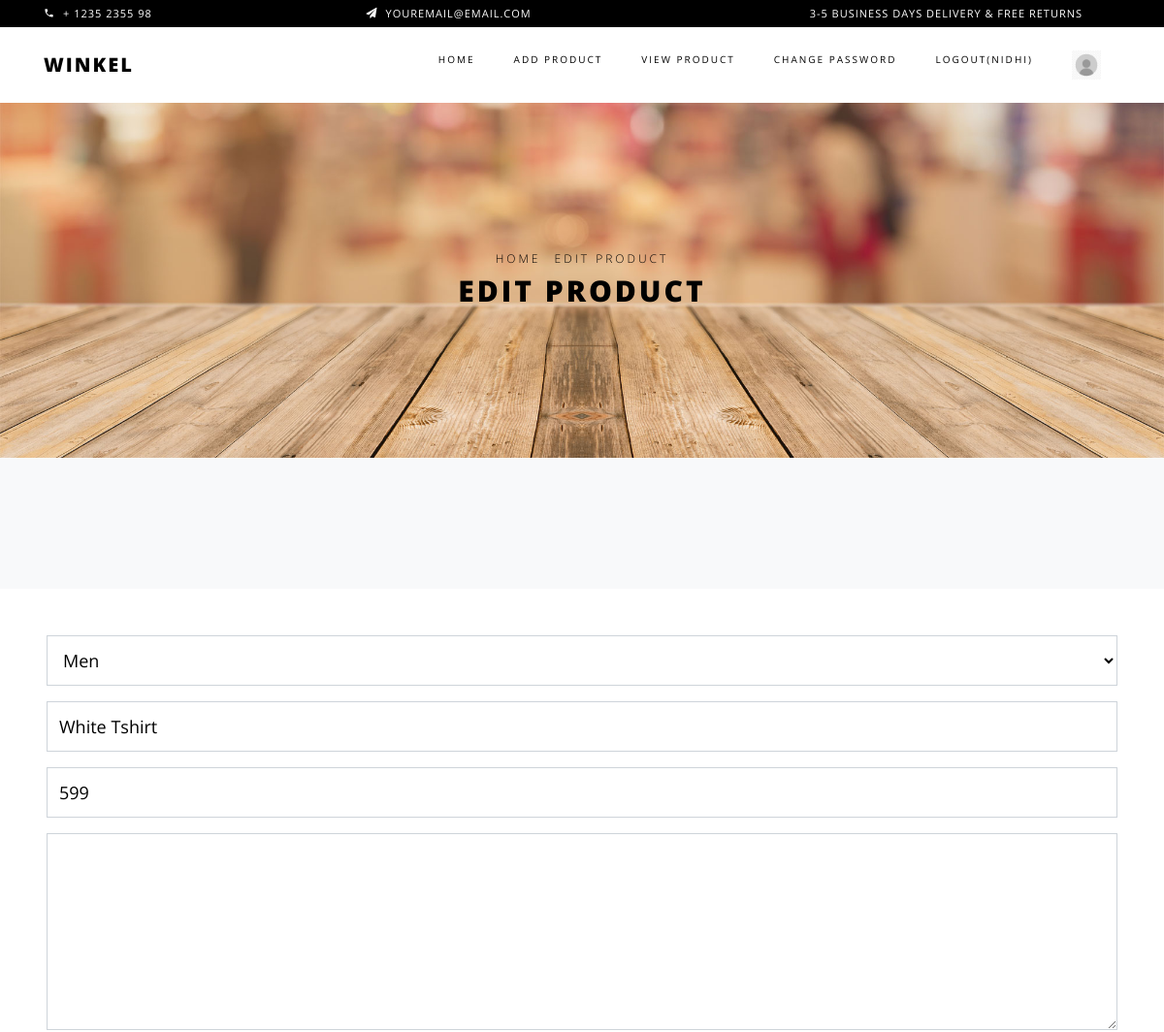
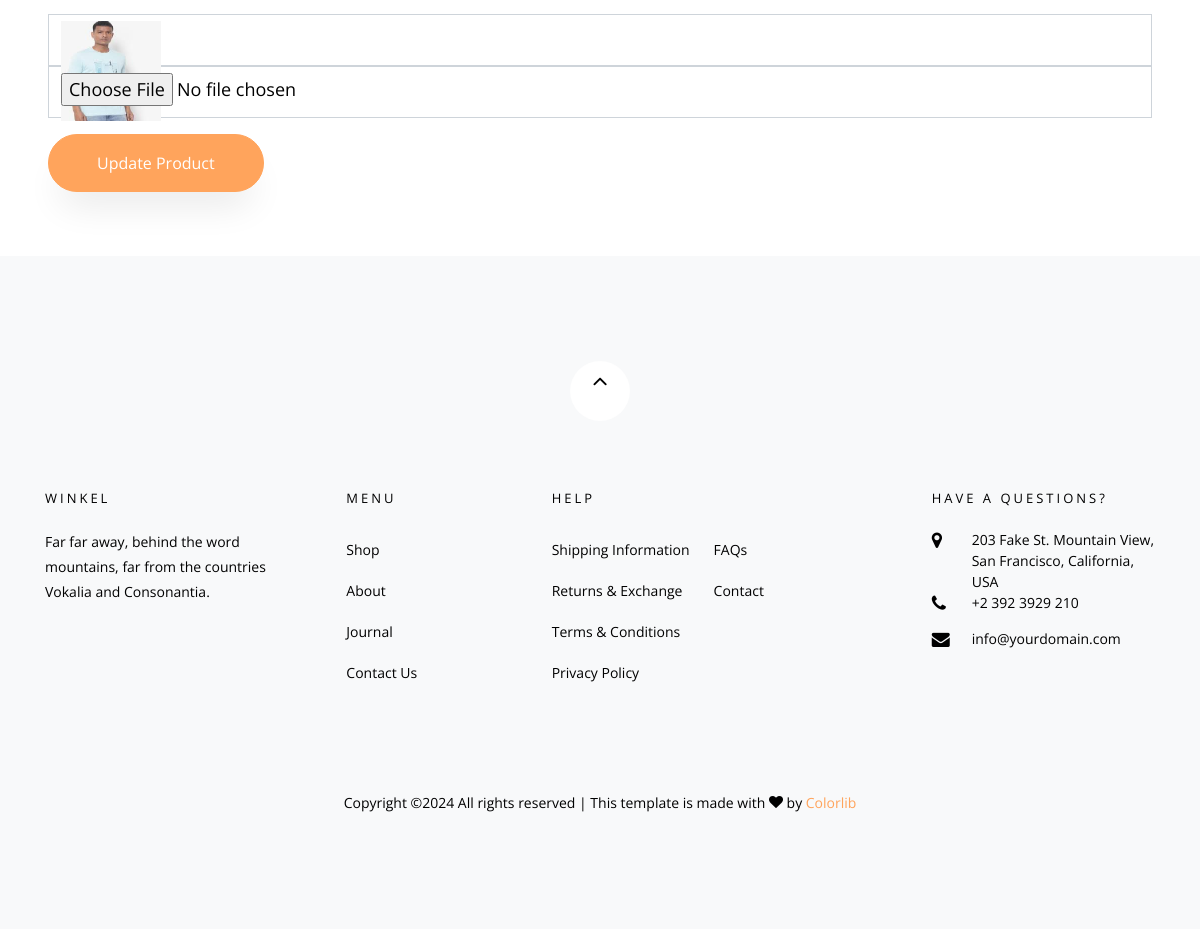
The app's page /seller-edit-product/1/ (signed in) with its own data (2 pictures, top to bottom).
### myapp/models.py (models this page shows, shortened)
class Product(models.Model):
	choice1=(
		    ("Men","Men"),
		    ("Women","Women"),
		    ("Kids","Kids"),
		)
	seller=models.ForeignKey(User,on_delete=models.CASCADE)
	product_category=models.CharField(max_length=100,choices=choice1)
	product_name=models.CharField(max_length=100)
	product_price=models.PositiveIntegerField()
	product_desc=models.TextField()
	product_image=models.ImageField(upload_to="product_image/")

### myapp/views.py (the view)
# urls.py: path('seller-edit-product/<int:pk>/',views.seller_edit_product,name='seller-edit-product'),
def seller_edit_product(request,pk):
	product=Product.objects.get(pk=pk)
	if request.method=="POST":
		product.product_name=request.POST['product_name']
		product.product_price=request.POST['product_price']
		product.product_desc=request.POST['product_desc']
		try:
			product.product_image=request.FILES['product_image']
		except:
			pass
		product.save()
		msg="Product Updated successfully"
		return render(request,'seller-edit-product.html',{'product':product,'msg':msg})
	else:
		return render(request,'seller-edit-product.html',{'product':product})

### myapp/templates/seller-edit-product.html (shortened to what this page needs)
{% extends 'seller-header.html'%}
{% load static %}
{% block content %}
<!DOCTYPE html>
<html lang="en">
  <head>
  </head>
  <body class="goto-here">
    <div class="hero-wrap hero-bread" style="background-image: url('{% static 'images/bg_6.jpg'%}');">
      <div class="container">
        <div class="row no-gutters slider-text align-items-center justify-content-center">
          <div class="col-md-9 ftco-animate text-center">
          	<p class="breadcrumbs"><span class="mr-2"><a href="index.html">Home</a></span> <span>Edit Product</span></p>
            <h1 class="mb-0 bread">Edit Product</h1>
          </div>
        </div>
      </div>
    </div>
    <section class="ftco-section contact-section bg-light">
        <div class="row block-12">
          <div class="col-md-12 order-md-last d-flex">
            <form action="{% url 'seller-edit-product' pk=product.pk %}" method="post" class="bg-white p-5 contact-form" enctype="multipart/form-data">
              <div class="form-group" >
                <select class="form-control" name="product_category">
                  {% if product.product_category == "Men" %}
                     <option value="Men" selected>Men</option>
                  {% elif product.product_category == "Women" %}
                     <option>---Select Category---</option>
                     <option value="Men">Men</option>
                     <option value="Women" selected>Women</option>
                     <option value="Kids">Kids</option>
                  {% elif product.product_category == "Kids" %}
                     <option>---Select Category---</option>
                     <option value="Men">Men</option>
                     <option value="Women">Women</option>
                     <option value="Kids" selected>Kids</option>
                  {% endif %}
                </select>
              </div>
              <div class="form-group">
                <input type="text" class="form-control" value="{{product.product_name}}" name="product_name">
              </div>
              <div class="form-group">
                <input type="text" class="form-control" value="{{product.product_price}}" name="product_price">
              </div>
              <div class="form-group">
                <textarea  id="" cols="30" rows="7" class="form-control" value="{{product.product_desc}}"  name="product_desc"></textarea>
              </div>
              <div class="form-control">
                <img src="{{product.product_image.url}}" width="100px" height="100px">
              </div>
              <div class="form-group">
                <input type="file" class="form-control"  name="product_image">
              </div>
              <div class="form-group">
                <input type="submit" value="Update Product" class="btn btn-primary py-3 px-5">
              </div>
            </form>
          </div>
        </div>
    </section>
  </body>
</html>
{% endblock %}

### records on screen
Product: product_category "Men", product_name "White Tshirt", product_price "599", product_image (picture)

### other values on screen
{{ request.session.fname }} "NIDHI"
